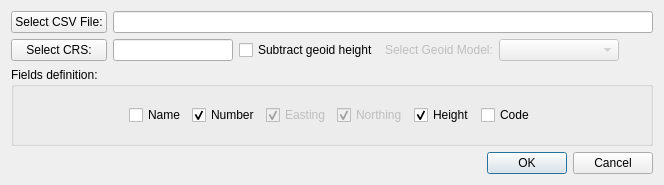
<?xml version="1.0" encoding="UTF-8"?>
<ui version="4.0">
 <class>GNSS3DCaptureDialog</class>
 <widget class="QDialog" name="GNSS3DCaptureDialog">
  <property name="geometry">
   <rect>
    <x>0</x>
    <y>0</y>
    <width>664</width>
    <height>185</height>
   </rect>
  </property>
  <property name="windowTitle">
   <string>GNSS 3D Capture Dialog</string>
  </property>
  <layout class="QGridLayout" name="gridLayout_3">
   <item row="0" column="0">
    <layout class="QGridLayout" name="gridLayout_2">
     <item row="0" column="0">
      <widget class="QPushButton" name="csvFilePushButton">
       <property name="text">
        <string>Select CSV File:</string>
       </property>
      </widget>
     </item>
     <item row="0" column="1" colspan="5">
      <widget class="QLineEdit" name="csvFileLineEdit">
       <property name="readOnly">
        <bool>true</bool>
       </property>
      </widget>
     </item>
     <item row="1" column="0">
      <widget class="QPushButton" name="crsPushButton">
       <property name="text">
        <string>Select CRS:</string>
       </property>
      </widget>
     </item>
     <item row="1" column="1">
      <widget class="QLineEdit" name="crsLineEdit">
       <property name="minimumSize">
        <size>
         <width>120</width>
         <height>0</height>
        </size>
       </property>
       <property name="readOnly">
        <bool>true</bool>
       </property>
      </widget>
     </item>
     <item row="1" column="2">
      <widget class="QCheckBox" name="geoidCheckBox">
       <property name="text">
        <string>Subtract geoid height</string>
       </property>
      </widget>
     </item>
     <item row="1" column="3">
      <widget class="QLabel" name="geoidLabel">
       <property name="enabled">
        <bool>false</bool>
       </property>
       <property name="text">
        <string>Select Geoid Model:</string>
       </property>
      </widget>
     </item>
     <item row="1" column="4">
      <widget class="QComboBox" name="geoidComboBox">
       <property name="enabled">
        <bool>false</bool>
       </property>
       <property name="minimumSize">
        <size>
         <width>120</width>
         <height>0</height>
        </size>
       </property>
      </widget>
     </item>
     <item row="1" column="5">
      <spacer name="horizontalSpacer_5">
       <property name="orientation">
        <enum>Qt::Horizontal</enum>
       </property>
       <property name="sizeHint" stdset="0">
        <size>
         <width>148</width>
         <height>20</height>
        </size>
       </property>
      </spacer>
     </item>
    </layout>
   </item>
   <item row="1" column="0">
    <widget class="QGroupBox" name="fieldsGroupBox">
     <property name="title">
      <string>Fields definition:</string>
     </property>
     <layout class="QGridLayout" name="gridLayout">
      <item row="0" column="0">
       <spacer name="horizontalSpacer_2">
        <property name="orientation">
         <enum>Qt::Horizontal</enum>
        </property>
        <property name="sizeHint" stdset="0">
         <size>
          <width>190</width>
          <height>20</height>
         </size>
        </property>
       </spacer>
      </item>
      <item row="0" column="1">
       <widget class="QCheckBox" name="nameFieldCheckBox">
        <property name="text">
         <string>Name</string>
        </property>
       </widget>
      </item>
      <item row="0" column="2">
       <widget class="QCheckBox" name="numberFieldCheckBox">
        <property name="text">
         <string>Number</string>
        </property>
        <property name="checked">
         <bool>true</bool>
        </property>
       </widget>
      </item>
      <item row="0" column="3">
       <widget class="QCheckBox" name="firstCoordinateFieldCheckBox">
        <property name="enabled">
         <bool>false</bool>
        </property>
        <property name="text">
         <string>Easting</string>
        </property>
        <property name="checkable">
         <bool>true</bool>
        </property>
        <property name="checked">
         <bool>true</bool>
        </property>
       </widget>
      </item>
      <item row="0" column="4">
       <widget class="QCheckBox" name="secondCoordinateFieldCheckBox">
        <property name="enabled">
         <bool>false</bool>
        </property>
        <property name="text">
         <string>Northing</string>
        </property>
        <property name="checked">
         <bool>true</bool>
        </property>
       </widget>
      </item>
      <item row="0" column="5">
       <widget class="QCheckBox" name="heightFieldCheckBox">
        <property name="text">
         <string>Height</string>
        </property>
        <property name="checked">
         <bool>true</bool>
        </property>
       </widget>
      </item>
      <item row="0" column="6">
       <widget class="QCheckBox" name="codeFieldCheckBox">
        <property name="text">
         <string>Code</string>
        </property>
       </widget>
      </item>
      <item row="0" column="7">
       <spacer name="horizontalSpacer_3">
        <property name="orientation">
         <enum>Qt::Horizontal</enum>
        </property>
        <property name="sizeHint" stdset="0">
         <size>
          <width>190</width>
          <height>20</height>
         </size>
        </property>
       </spacer>
      </item>
     </layout>
    </widget>
   </item>
   <item row="2" column="0">
    <widget class="QDialogButtonBox" name="buttonBox">
     <property name="orientation">
      <enum>Qt::Horizontal</enum>
     </property>
     <property name="standardButtons">
      <set>QDialogButtonBox::Cancel|QDialogButtonBox::Ok</set>
     </property>
    </widget>
   </item>
  </layout>
 </widget>
 <resources/>
 <connections>
  <connection>
   <sender>buttonBox</sender>
   <signal>accepted()</signal>
   <receiver>GNSS3DCaptureDialog</receiver>
   <slot>accept()</slot>
   <hints>
    <hint type="sourcelabel">
     <x>248</x>
     <y>254</y>
    </hint>
    <hint type="destinationlabel">
     <x>157</x>
     <y>274</y>
    </hint>
   </hints>
  </connection>
  <connection>
   <sender>buttonBox</sender>
   <signal>rejected()</signal>
   <receiver>GNSS3DCaptureDialog</receiver>
   <slot>reject()</slot>
   <hints>
    <hint type="sourcelabel">
     <x>316</x>
     <y>260</y>
    </hint>
    <hint type="destinationlabel">
     <x>286</x>
     <y>274</y>
    </hint>
   </hints>
  </connection>
 </connections>
</ui>
